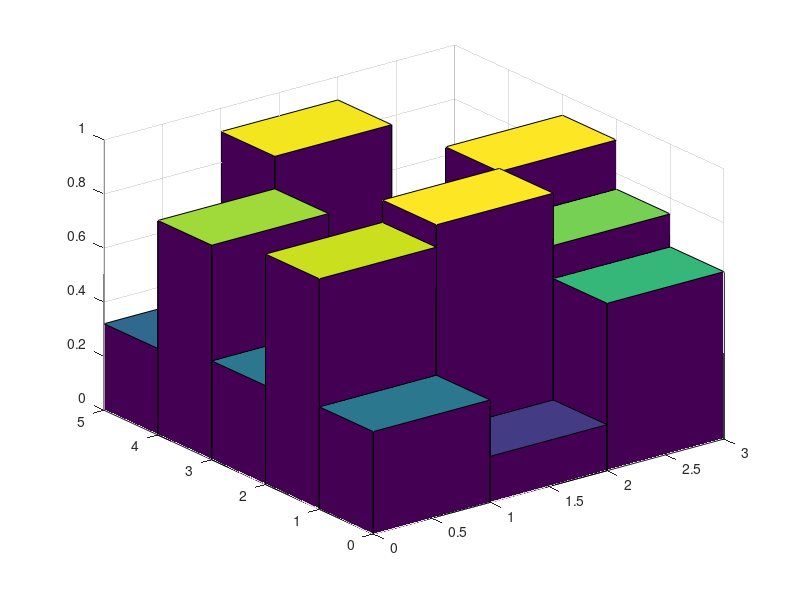

MATLAB code to generate this figure:
%https://stackoverflow.com/questions/24180890/3d-histogram-with-gnuplot-or-octave

bin_values=rand(5,3); %some random data
bin_edges_x=[0:size(bin_values,2)]; 
x=kron(bin_edges_x,ones(1,5));
x=x(4:end-2);

bin_edges_y=[0:size(bin_values,1)]; 
y=kron(bin_edges_y,ones(1,5));
y=y(4:end-2);

mask_z=[0,0,0,0,0;0,1,1,0,0;0,1,1,0,0;0,0,0,0,0;0,0,0,0,0];
mask_c=ones(5);
z=kron(bin_values,mask_z);

surf(x,y,z);